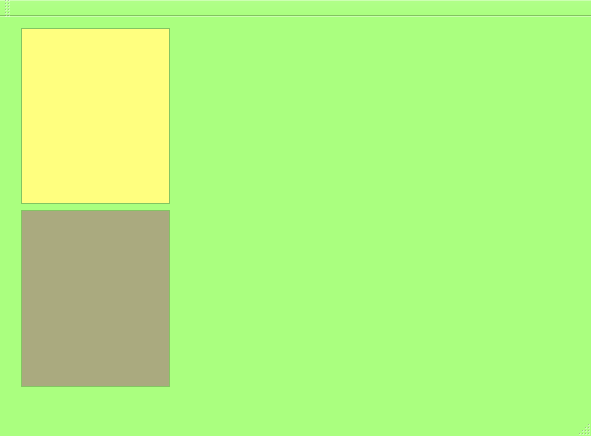
<?xml version="1.0" encoding="UTF-8"?>
<ui version="4.0">
 <class>MainWindow</class>
 <widget class="QMainWindow" name="MainWindow">
  <property name="geometry">
   <rect>
    <x>0</x>
    <y>0</y>
    <width>591</width>
    <height>436</height>
   </rect>
  </property>
  <property name="palette">
   <palette>
    <active>
     <colorrole role="Base">
      <brush brushstyle="SolidPattern">
       <color alpha="255">
        <red>170</red>
        <green>170</green>
        <blue>127</blue>
       </color>
      </brush>
     </colorrole>
     <colorrole role="Window">
      <brush brushstyle="SolidPattern">
       <color alpha="255">
        <red>170</red>
        <green>255</green>
        <blue>127</blue>
       </color>
      </brush>
     </colorrole>
    </active>
    <inactive>
     <colorrole role="Base">
      <brush brushstyle="SolidPattern">
       <color alpha="255">
        <red>170</red>
        <green>170</green>
        <blue>127</blue>
       </color>
      </brush>
     </colorrole>
     <colorrole role="Window">
      <brush brushstyle="SolidPattern">
       <color alpha="255">
        <red>170</red>
        <green>255</green>
        <blue>127</blue>
       </color>
      </brush>
     </colorrole>
    </inactive>
    <disabled>
     <colorrole role="Base">
      <brush brushstyle="SolidPattern">
       <color alpha="255">
        <red>170</red>
        <green>255</green>
        <blue>127</blue>
       </color>
      </brush>
     </colorrole>
     <colorrole role="Window">
      <brush brushstyle="SolidPattern">
       <color alpha="255">
        <red>170</red>
        <green>255</green>
        <blue>127</blue>
       </color>
      </brush>
     </colorrole>
    </disabled>
   </palette>
  </property>
  <property name="windowTitle">
   <string>MainWindow</string>
  </property>
  <widget class="QWidget" name="centralWidget">
   <widget class="QWidget" name="verticalLayoutWidget">
    <property name="geometry">
     <rect>
      <x>10</x>
      <y>0</y>
      <width>171</width>
      <height>381</height>
     </rect>
    </property>
    <layout class="QVBoxLayout" name="verticalLayout">
     <item>
      <widget class="QListWidget" name="listWidget">
       <property name="palette">
        <palette>
         <active>
          <colorrole role="Base">
           <brush brushstyle="SolidPattern">
            <color alpha="255">
             <red>255</red>
             <green>255</green>
             <blue>127</blue>
            </color>
           </brush>
          </colorrole>
         </active>
         <inactive>
          <colorrole role="Base">
           <brush brushstyle="SolidPattern">
            <color alpha="255">
             <red>255</red>
             <green>255</green>
             <blue>127</blue>
            </color>
           </brush>
          </colorrole>
         </inactive>
         <disabled>
          <colorrole role="Base">
           <brush brushstyle="SolidPattern">
            <color alpha="255">
             <red>240</red>
             <green>240</green>
             <blue>240</blue>
            </color>
           </brush>
          </colorrole>
         </disabled>
        </palette>
       </property>
       <property name="autoFillBackground">
        <bool>false</bool>
       </property>
       <property name="lineWidth">
        <number>2</number>
       </property>
      </widget>
     </item>
     <item>
      <widget class="QTableWidget" name="tableWidget"/>
     </item>
    </layout>
   </widget>
   <widget class="QWidget" name="verticalLayoutWidget_2">
    <property name="geometry">
     <rect>
      <x>179</x>
      <y>-1</y>
      <width>411</width>
      <height>381</height>
     </rect>
    </property>
    <layout class="QVBoxLayout" name="verticalLayout_2"/>
   </widget>
  </widget>
  <widget class="QMenuBar" name="menuBar">
   <property name="geometry">
    <rect>
     <x>0</x>
     <y>0</y>
     <width>591</width>
     <height>21</height>
    </rect>
   </property>
  </widget>
  <widget class="QToolBar" name="mainToolBar">
   <attribute name="toolBarArea">
    <enum>TopToolBarArea</enum>
   </attribute>
   <attribute name="toolBarBreak">
    <bool>false</bool>
   </attribute>
  </widget>
  <widget class="QStatusBar" name="statusBar"/>
 </widget>
 <layoutdefault spacing="6" margin="11"/>
 <resources/>
 <connections/>
</ui>
